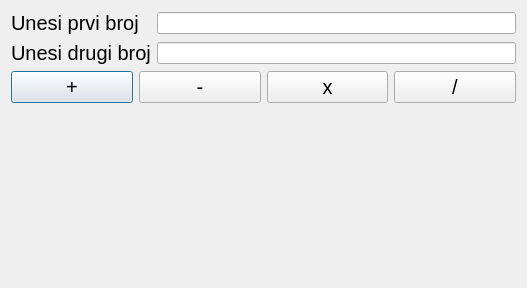
<?xml version="1.0" encoding="UTF-8"?>
<ui version="4.0">
 <class>Dialog</class>
 <widget class="QDialog" name="Dialog">
  <property name="geometry">
   <rect>
    <x>0</x>
    <y>0</y>
    <width>527</width>
    <height>288</height>
   </rect>
  </property>
  <property name="windowTitle">
   <string>demoCalculator</string>
  </property>
  <layout class="QGridLayout" name="gridLayout_3">
   <item row="0" column="0">
    <layout class="QGridLayout" name="gridLayout">
     <item row="0" column="0">
      <widget class="QLabel" name="labelFirstNumber">
       <property name="font">
        <font>
         <family>MS Sans Serif</family>
         <pointsize>15</pointsize>
        </font>
       </property>
       <property name="text">
        <string>Unesi prvi broj</string>
       </property>
      </widget>
     </item>
     <item row="0" column="1">
      <widget class="QLineEdit" name="lineEditFirstNumber"/>
     </item>
     <item row="1" column="0">
      <widget class="QLabel" name="labelSecondNumber">
       <property name="font">
        <font>
         <family>MS Sans Serif</family>
         <pointsize>15</pointsize>
        </font>
       </property>
       <property name="text">
        <string>Unesi drugi broj</string>
       </property>
      </widget>
     </item>
     <item row="1" column="1">
      <widget class="QLineEdit" name="lineEditSecondNumber"/>
     </item>
    </layout>
   </item>
   <item row="1" column="0">
    <layout class="QGridLayout" name="gridLayout_2">
     <item row="0" column="0">
      <widget class="QPushButton" name="pushButtonPlus">
       <property name="font">
        <font>
         <family>MS Sans Serif</family>
         <pointsize>15</pointsize>
        </font>
       </property>
       <property name="text">
        <string>+</string>
       </property>
      </widget>
     </item>
     <item row="0" column="1">
      <widget class="QPushButton" name="pushButtonSubtract">
       <property name="font">
        <font>
         <family>MS Sans Serif</family>
         <pointsize>15</pointsize>
        </font>
       </property>
       <property name="text">
        <string>-</string>
       </property>
      </widget>
     </item>
     <item row="0" column="2">
      <widget class="QPushButton" name="pushButtonMultiply">
       <property name="font">
        <font>
         <family>MS Sans Serif</family>
         <pointsize>15</pointsize>
        </font>
       </property>
       <property name="text">
        <string>x</string>
       </property>
      </widget>
     </item>
     <item row="0" column="3">
      <widget class="QPushButton" name="pushButton_3">
       <property name="font">
        <font>
         <family>MS Sans Serif</family>
         <pointsize>15</pointsize>
        </font>
       </property>
       <property name="text">
        <string>/</string>
       </property>
      </widget>
     </item>
    </layout>
   </item>
   <item row="2" column="0">
    <widget class="QLabel" name="labelResult">
     <property name="font">
      <font>
       <family>MS Sans Serif</family>
       <pointsize>15</pointsize>
      </font>
     </property>
     <property name="text">
      <string/>
     </property>
    </widget>
   </item>
  </layout>
 </widget>
 <resources/>
 <connections/>
</ui>
